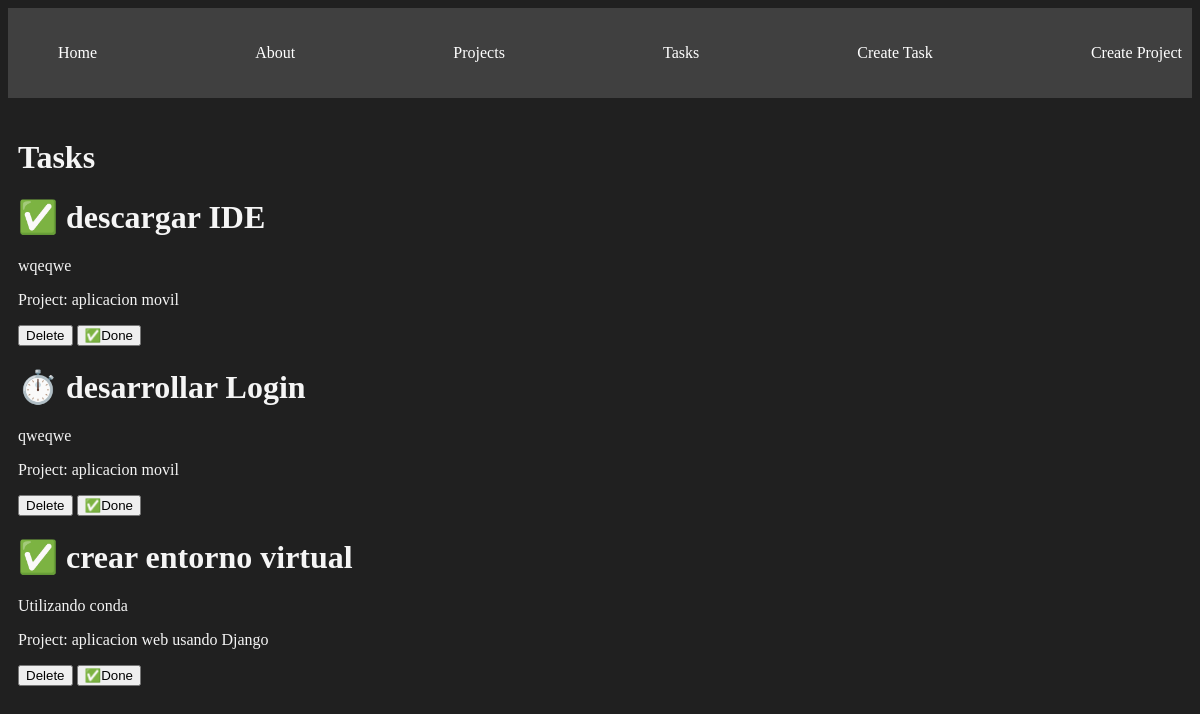
Page /tasks/ on the earlier database version.
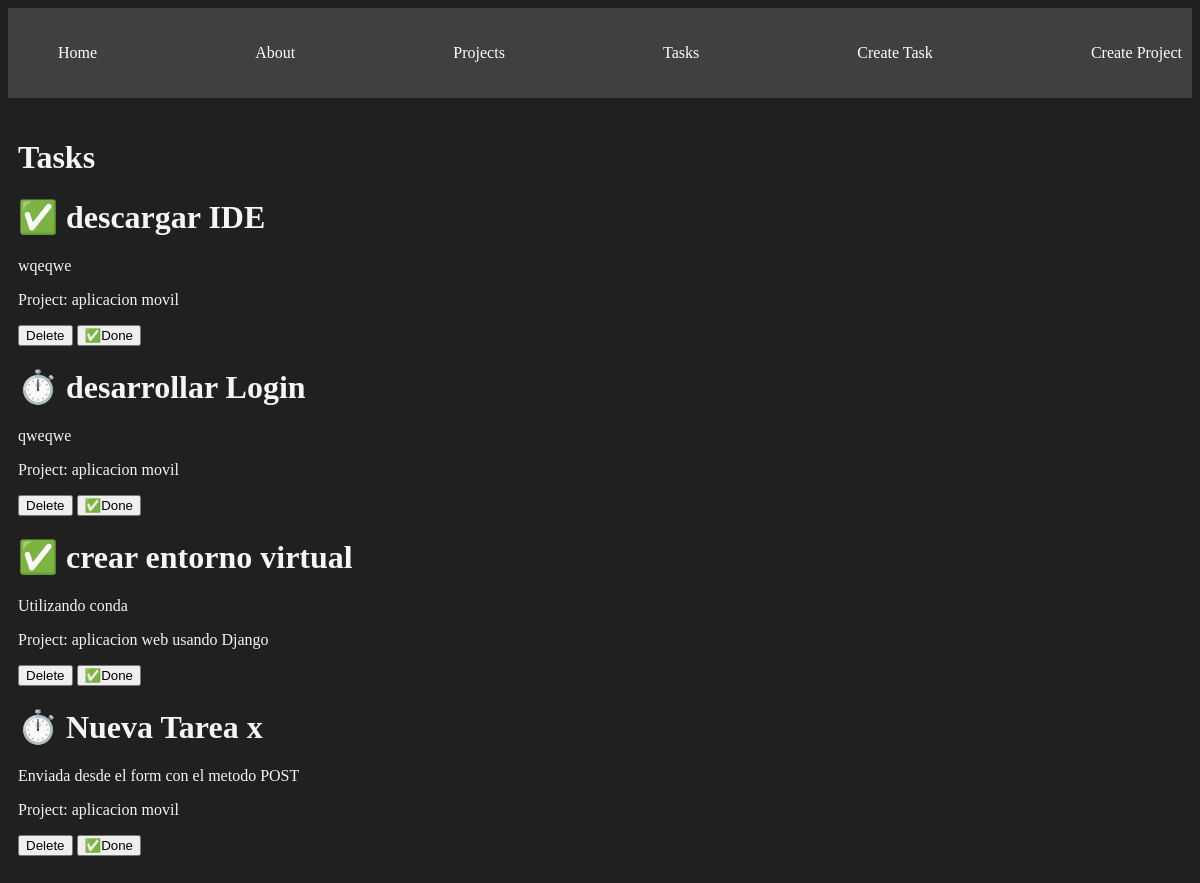
Same page on the later database version.
### myapp/models.py (models this page shows, shortened)
class Task(models.Model):
    tittle = models.CharField(max_length=200)
    description = models.TextField()
    project = models.ForeignKey(Project, on_delete=models.CASCADE)
    done = models.BooleanField(default=False)

class Project(models.Model):
    name = models.CharField(max_length=200)

### myapp/views.py (the view)
# urls.py: path('tasks/', views.tasks, name="tasks"),
def tasks(request):
    tasks = Task.objects.all()
    return render(request, 'tasks/tasks.html', {
        'tasks': tasks
    })

### myapp/templates/tasks/tasks.html
{% extends 'layouts/base.html' %}
{% block content %}
<h1>Tasks</h1>
{% for task in tasks %}
<div>
    <h1> {% if task.done == True %} ✅ {% else %} ⏱️  {% endif %}{{task.tittle}} </h1>
    <p>{{task.description}}</p>
    <p>Project: {{task.project.name}}</p>
    <button>Delete</button>
    <button>✅Done</button>
</div>
{% endfor %}
{% endblock %}

Differences in the rows shown:
added Task: tittle "Nueva Tarea x", description "Enviada desde el form con el metodo POST", project.name "aplicacion movil"
